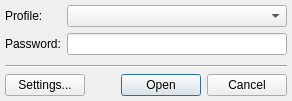
<?xml version="1.0" encoding="UTF-8"?>
<ui version="4.0">
 <class>LoginDialogClass</class>
 <widget class="QDialog" name="LoginDialogClass">
  <property name="geometry">
   <rect>
    <x>0</x>
    <y>0</y>
    <width>292</width>
    <height>101</height>
   </rect>
  </property>
  <property name="windowTitle">
   <string>Open Profile</string>
  </property>
  <layout class="QVBoxLayout" name="verticalLayout">
   <property name="margin">
    <number>5</number>
   </property>
   <item>
    <layout class="QFormLayout" name="formLayout">
     <item row="0" column="0">
      <widget class="QLabel" name="lblProfile">
       <property name="text">
        <string>Profile:</string>
       </property>
       <property name="textFormat">
        <enum>Qt::PlainText</enum>
       </property>
      </widget>
     </item>
     <item row="0" column="1">
      <widget class="QComboBox" name="cmbProfile"/>
     </item>
     <item row="1" column="0">
      <widget class="QLabel" name="lblPassword">
       <property name="text">
        <string>Password:</string>
       </property>
       <property name="textFormat">
        <enum>Qt::PlainText</enum>
       </property>
      </widget>
     </item>
     <item row="1" column="1">
      <widget class="QLineEdit" name="lnePassword">
       <property name="echoMode">
        <enum>QLineEdit::Password</enum>
       </property>
      </widget>
     </item>
    </layout>
   </item>
   <item>
    <widget class="Line" name="line">
     <property name="orientation">
      <enum>Qt::Horizontal</enum>
     </property>
    </widget>
   </item>
   <item>
    <layout class="QHBoxLayout" name="horizontalLayout">
     <item>
      <widget class="QPushButton" name="pbtProfiles">
       <property name="text">
        <string>Settings...</string>
       </property>
      </widget>
     </item>
     <item>
      <widget class="QDialogButtonBox" name="dbbButtons">
       <property name="standardButtons">
        <set>QDialogButtonBox::Cancel|QDialogButtonBox::Open</set>
       </property>
      </widget>
     </item>
    </layout>
   </item>
  </layout>
 </widget>
 <layoutdefault spacing="6" margin="11"/>
 <tabstops>
  <tabstop>cmbProfile</tabstop>
  <tabstop>lnePassword</tabstop>
  <tabstop>pbtProfiles</tabstop>
  <tabstop>dbbButtons</tabstop>
 </tabstops>
 <resources/>
 <connections/>
</ui>
